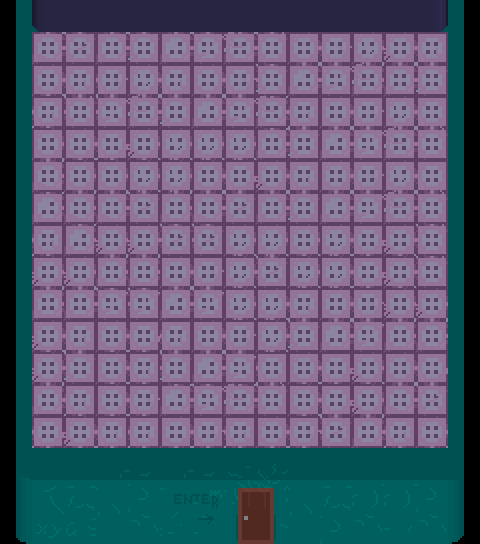

This game map was drawn from its Tiled (.tmx) file and the tilesets committed beside it. A one-line description and the full map source follow:
An orthogonal 15x17 tile map with 32x32 px tiles, 3 tile layers (Слой тайлов 2, Слой тайлов 3, Слой тайлов 1) and 5 objects (5x Wall).

<map version="1.5" tiledversion="1.6.0" orientation="orthogonal" renderorder="right-down" width="15" height="17" tilewidth="32" tileheight="32" infinite="0" nextlayerid="5" nextobjectid="49">
 <tileset firstgid="1" name="tileset" tilewidth="32" tileheight="32" tilecount="1850" columns="50">
  <image source="tileset.png" width="1600" height="1200" />
 </tileset>
 <layer id="2" name="Слой тайлов 2" width="15" height="17">
  <data encoding="csv">
0,356,4,5,6,7,8,9,10,54,55,56,57,356,0,
0,53,54,55,56,57,58,59,60,7,8,9,5,6,0,
0,3,6,8,9,6,7,8,56,57,58,59,55,56,0,
0,6,60,58,59,56,57,58,59,6,7,8,9,10,0,
0,3,3,4,5,9,9,9,55,56,57,58,59,60,0,
0,53,3,3,9,9,3,4,5,6,7,8,9,10,0,
0,57,53,53,54,55,53,54,55,56,57,58,59,60,0,
0,6,57,5,5,54,54,9,9,3,9,4,5,60,0,
0,5,5,55,55,7,8,9,54,9,9,4,5,60,0,
0,55,55,58,58,57,58,9,9,6,7,8,5,5,156,
156,5,6,3,4,6,7,8,9,56,57,58,55,55,156,
156,5,56,3,6,56,57,58,10,3,4,5,3,4,156,
156,55,6,7,8,57,58,59,60,3,4,5,53,54,156,
156,4,5,6,6,7,8,6,7,8,54,55,6,7,0,
0,54,55,56,56,57,58,56,57,58,6,7,56,57,0,
0,0,0,0,0,0,0,0,0,156,156,156,0,0,0,
0,0,0,0,0,0,0,0,0,0,0,0,0,0,0
</data>
 </layer>
 <layer id="4" name="Слой тайлов 3" width="15" height="17">
  <data encoding="csv">
0,157,158,158,158,158,158,158,158,158,158,158,158,159,0,
0,0,0,0,0,0,0,0,0,0,0,0,0,0,0,
0,0,0,52,52,52,0,0,52,52,52,52,52,0,0,
0,0,52,52,52,52,0,0,0,52,52,165,52,0,0,
0,0,0,0,0,52,0,0,0,52,52,165,0,0,0,
0,0,0,0,0,0,0,0,0,52,52,165,0,0,0,
0,0,0,0,0,0,0,0,0,52,0,165,0,0,0,
0,0,0,0,52,52,52,52,52,52,52,0,0,0,0,
0,0,0,0,52,52,52,52,52,52,52,52,0,0,0,
0,0,0,0,0,52,0,0,0,52,52,0,0,0,0,
0,0,0,0,0,52,0,0,0,52,52,0,0,0,0,
0,0,0,0,0,52,0,0,0,52,52,0,0,0,0,
0,0,0,0,52,52,52,52,52,52,52,0,0,0,0,
0,0,0,0,0,52,0,0,0,52,52,0,0,0,0,
0,0,0,0,0,0,0,0,0,0,102,0,0,0,0,
0,0,0,0,0,0,0,0,0,0,102,0,0,0,0,
0,0,0,0,0,0,0,0,0,0,0,0,0,0,0
</data>
 </layer>
 <layer id="1" name="Слой тайлов 1" width="15" height="17">
  <data encoding="csv">
301,212,212,212,212,212,212,212,212,212,212,212,212,212,312,
301,0,0,0,0,0,0,0,0,0,0,0,0,0,312,
301,0,52,52,52,52,52,52,52,52,760,760,0,0,312,
301,0,0,216,216,216,0,0,0,52,52,52,0,0,312,
301,0,0,0,0,760,760,760,760,760,0,165,165,0,312,
301,0,0,0,0,0,0,0,0,0,0,165,0,0,312,
301,0,0,0,0,0,0,0,760,760,0,0,0,0,312,
301,0,0,52,52,52,52,52,52,52,52,52,52,0,312,
301,0,0,52,52,52,52,52,52,52,52,0,0,0,312,
301,0,0,0,0,52,52,52,52,52,0,0,0,0,312,
301,0,0,0,52,52,52,0,0,760,0,0,0,0,312,
301,0,0,0,0,216,52,52,52,216,0,0,0,0,312,
301,0,0,0,760,52,52,52,52,52,760,760,0,0,312,
301,0,0,0,0,0,760,760,52,52,52,52,760,0,312,
351,352,353,354,355,354,355,356,357,358,358,359,360,361,362,
401,402,403,411,409,404,405,406,407,411,403,408,408,409,412,
451,452,453,461,459,454,455,456,457,461,409,459,458,459,462
</data>
 </layer>
 <objectgroup id="3" name="walls">
  <object id="28" type="Wall" gid="104" x="0" y="480" width="32" height="480">
   <properties>
    <property name="type" value="wall" />
   </properties>
  </object>
  <object id="30" type="Wall" gid="104" x="448" y="480" width="32" height="480">
   <properties>
    <property name="type" value="wall" />
   </properties>
  </object>
  <object id="31" type="Wall" gid="104" x="0" y="544" width="192" height="95.3939">
   <properties>
    <property name="type" value="wall" />
   </properties>
  </object>
  <object id="46" type="Wall" gid="104" x="320" y="544" width="156" height="95.7917">
   <properties>
    <property name="type" value="wall" />
   </properties>
  </object>
  <object id="48" type="Wall" gid="104" x="160" y="608" width="192" height="95.3939">
   <properties>
    <property name="type" value="wall" />
   </properties>
  </object>
 </objectgroup>
</map>